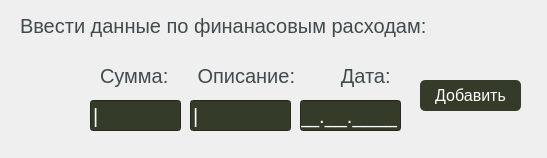
<?xml version="1.0" encoding="UTF-8"?>
<ui version="4.0">
 <class>EditWindow</class>
 <widget class="QWidget" name="EditWindow">
  <property name="geometry">
   <rect>
    <x>0</x>
    <y>0</y>
    <width>547</width>
    <height>158</height>
   </rect>
  </property>
  <property name="minimumSize">
   <size>
    <width>547</width>
    <height>158</height>
   </size>
  </property>
  <property name="windowTitle">
   <string>Form</string>
  </property>
  <property name="styleSheet">
   <string notr="true">QLabel{
	font-size: 20px;
	color: rgb(65, 74, 76);
}</string>
  </property>
  <widget class="QLineEdit" name="dscribe_line">
   <property name="geometry">
    <rect>
     <x>190</x>
     <y>100</y>
     <width>101</width>
     <height>31</height>
    </rect>
   </property>
   <property name="styleSheet">
    <string notr="true">QLineEdit{
	background-color: rgb(52, 59, 41);
	color: rgb(255, 255, 255);
	font-size: 20px;
}</string>
   </property>
   <property name="text">
    <string>|</string>
   </property>
  </widget>
  <widget class="QLineEdit" name="date_line">
   <property name="geometry">
    <rect>
     <x>300</x>
     <y>100</y>
     <width>101</width>
     <height>31</height>
    </rect>
   </property>
   <property name="styleSheet">
    <string notr="true">QLineEdit{
	background-color: rgb(52, 59, 41);
	color: rgb(255, 255, 255);
	font-size: 20px;
}</string>
   </property>
   <property name="text">
    <string>__.__.____</string>
   </property>
  </widget>
  <widget class="QWidget" name="horizontalLayoutWidget">
   <property name="geometry">
    <rect>
     <x>100</x>
     <y>60</y>
     <width>291</width>
     <height>31</height>
    </rect>
   </property>
   <layout class="QHBoxLayout" name="horizontalLayout">
    <item>
     <widget class="QLabel" name="sum_lbl">
      <property name="styleSheet">
       <string notr="true">QLabel{
	font-size: 20px;
	color: rgb(65, 74, 76);
}</string>
      </property>
      <property name="text">
       <string>Сумма:</string>
      </property>
     </widget>
    </item>
    <item>
     <widget class="QLabel" name="dcribe_lbl">
      <property name="styleSheet">
       <string notr="true">QLabel{
	font-size: 20px;
	color: rgb(65, 74, 76);
}</string>
      </property>
      <property name="text">
       <string> Описание:</string>
      </property>
     </widget>
    </item>
    <item>
     <widget class="QLabel" name="date_lbl">
      <property name="styleSheet">
       <string notr="true">QLabel{
	font-size: 20px;
	color: rgb(65, 74, 76);
}</string>
      </property>
      <property name="text">
       <string>       Дата:</string>
      </property>
     </widget>
    </item>
   </layout>
  </widget>
  <widget class="QLineEdit" name="sum_line">
   <property name="geometry">
    <rect>
     <x>90</x>
     <y>100</y>
     <width>91</width>
     <height>31</height>
    </rect>
   </property>
   <property name="styleSheet">
    <string notr="true">QLineEdit{
	background-color: rgb(52, 59, 41);
	color: rgb(255, 255, 255);
	font-size: 20px;
}</string>
   </property>
   <property name="text">
    <string>|</string>
   </property>
  </widget>
  <widget class="QPushButton" name="download_btn_">
   <property name="geometry">
    <rect>
     <x>420</x>
     <y>80</y>
     <width>101</width>
     <height>31</height>
    </rect>
   </property>
   <property name="styleSheet">
    <string notr="true">QPushButton{
	background-color: rgb(52, 59, 41);
	color: rgb(255, 255, 255);
	border-radius: 5px;
	font-size: 16px;
}
QPushButton:pressed {
	background-color: rgb(39, 45, 30);
}</string>
   </property>
   <property name="text">
    <string>Добавить</string>
   </property>
  </widget>
  <widget class="QLabel" name="enter_exel">
   <property name="geometry">
    <rect>
     <x>20</x>
     <y>10</y>
     <width>411</width>
     <height>31</height>
    </rect>
   </property>
   <property name="styleSheet">
    <string notr="true">QLabel{
	font-size: 20px;
	color: rgb(65, 74, 76);
}</string>
   </property>
   <property name="text">
    <string>Ввести данные по финанасовым расходам:</string>
   </property>
  </widget>
 </widget>
 <resources/>
 <connections/>
</ui>
